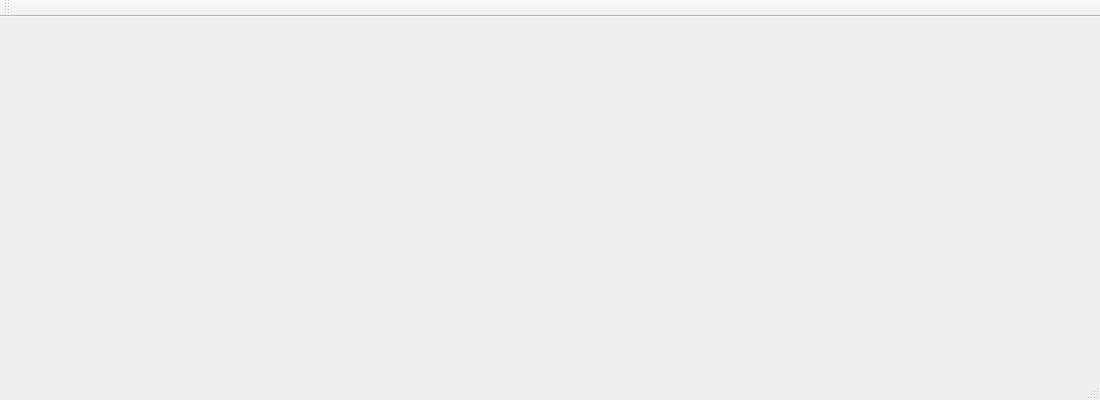
<?xml version="1.0" encoding="UTF-8"?>
<ui version="4.0">
 <class>MainWindow</class>
 <widget class="QMainWindow" name="MainWindow">
  <property name="geometry">
   <rect>
    <x>0</x>
    <y>0</y>
    <width>1100</width>
    <height>400</height>
   </rect>
  </property>
  <property name="windowTitle">
   <string>MainWindow</string>
  </property>
  <widget class="QWidget" name="centralWidget"/>
  <widget class="QMenuBar" name="menuBar">
   <property name="geometry">
    <rect>
     <x>0</x>
     <y>0</y>
     <width>1100</width>
     <height>25</height>
    </rect>
   </property>
  </widget>
  <widget class="QToolBar" name="mainToolBar">
   <attribute name="toolBarArea">
    <enum>TopToolBarArea</enum>
   </attribute>
   <attribute name="toolBarBreak">
    <bool>false</bool>
   </attribute>
  </widget>
  <widget class="QStatusBar" name="statusBar"/>
 </widget>
 <layoutdefault spacing="6" margin="11"/>
 <resources/>
 <connections/>
</ui>
